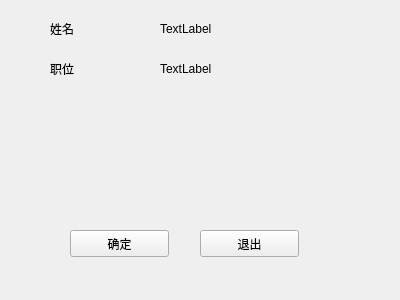
<?xml version="1.0" encoding="UTF-8"?>
<ui version="4.0">
 <class>PrimaryUser</class>
 <widget class="QWidget" name="PrimaryUser">
  <property name="geometry">
   <rect>
    <x>0</x>
    <y>0</y>
    <width>400</width>
    <height>300</height>
   </rect>
  </property>
  <property name="windowTitle">
   <string>Form</string>
  </property>
  <widget class="QPushButton" name="sure">
   <property name="geometry">
    <rect>
     <x>70</x>
     <y>230</y>
     <width>99</width>
     <height>27</height>
    </rect>
   </property>
   <property name="text">
    <string>确定</string>
   </property>
  </widget>
  <widget class="QPushButton" name="quit">
   <property name="geometry">
    <rect>
     <x>200</x>
     <y>230</y>
     <width>99</width>
     <height>27</height>
    </rect>
   </property>
   <property name="text">
    <string>退出</string>
   </property>
  </widget>
  <widget class="QLabel" name="label">
   <property name="geometry">
    <rect>
     <x>50</x>
     <y>20</y>
     <width>67</width>
     <height>17</height>
    </rect>
   </property>
   <property name="text">
    <string>姓名</string>
   </property>
  </widget>
  <widget class="QLabel" name="name">
   <property name="geometry">
    <rect>
     <x>160</x>
     <y>20</y>
     <width>67</width>
     <height>17</height>
    </rect>
   </property>
   <property name="text">
    <string>TextLabel</string>
   </property>
  </widget>
  <widget class="QLabel" name="label_3">
   <property name="geometry">
    <rect>
     <x>50</x>
     <y>60</y>
     <width>67</width>
     <height>17</height>
    </rect>
   </property>
   <property name="text">
    <string>职位</string>
   </property>
  </widget>
  <widget class="QLabel" name="authority">
   <property name="geometry">
    <rect>
     <x>160</x>
     <y>60</y>
     <width>67</width>
     <height>17</height>
    </rect>
   </property>
   <property name="text">
    <string>TextLabel</string>
   </property>
  </widget>
 </widget>
 <resources/>
 <connections/>
</ui>
